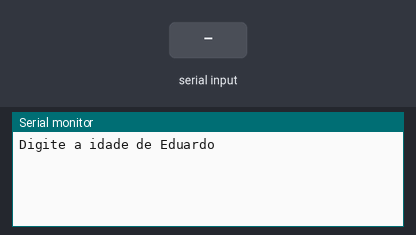
Simulated run of this sketch. Board: Arduino Uno, built with avr-gcc and run on an emulated ATmega328P. On the bench: the last lines printed to the serial monitor. Inputs (shaded band) come from the test bench.

Above: at 1.2 s.
1.3 s: "90,45\n" received over Serial
At 2.1 s:
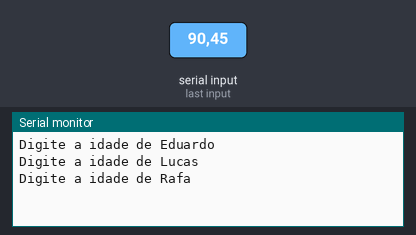
2.8 s: "30,150\n" received over Serial
At 3.9 s:
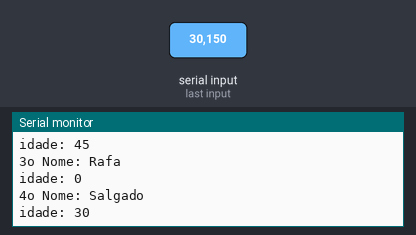
Timing chart, 0 to 5.8 s (numbered marks = the images above; inputs shaded):
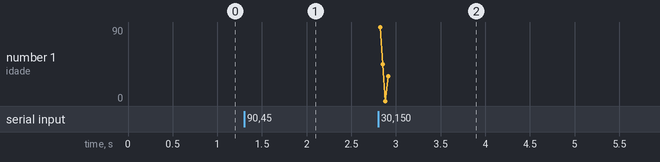

Measured:
- after the input at 1.3 s, the serial monitor: prints a new line at once (image 1)
- after the input at 2.8 s, the serial monitor: prints a new line at once (image 2)

The sketch:

vetores_manipula_o1.ino
```cpp
void setup()
{
 Serial.begin(9600);
}

void loop()
{  //       indices    0          1        2        3
   //        tamanho
  String nomes[4] = {"Eduardo", "Lucas", "Rafa", "Salgado"};
  int idades[4];

  for(int i = 0; i < 4; i++){
    Serial.println("Digite a idade de " + nomes[i]);
    while(!Serial.available());
    idades[i] = Serial.parseInt();
  }


  //Exibir os todos os nomes do array
  for(int i = 0; i < 4; i++)
  {//roda de 0 - 3
    Serial.println(String(i + 1) + "o Nome: " + nomes[i]);
    Serial.println( "idade: " + String(idades[i]));
    Serial.println();
  }


  delay(2000);//pausa 2 segundos

  }
                        
```
